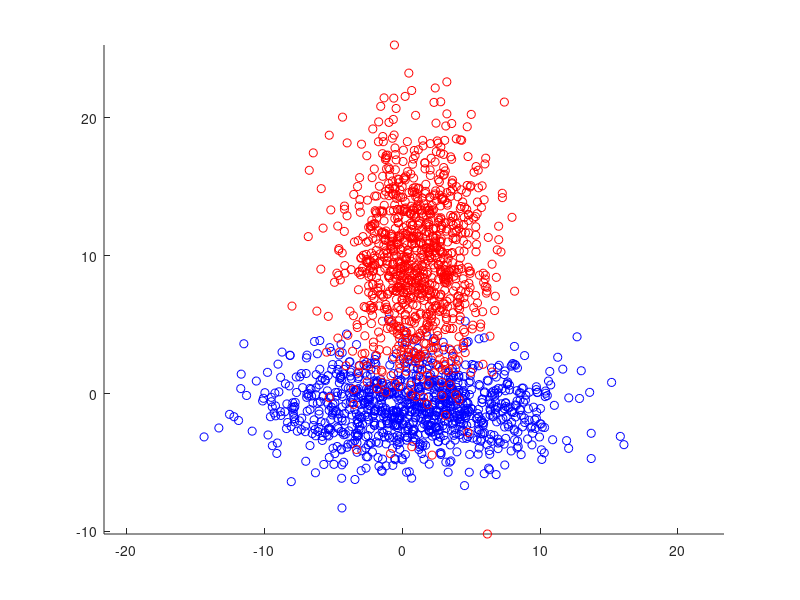

Reproduce this figure in MATLAB. (Note: this script raises an error after producing the figure.)
% Two gaussian
X1 = bsxfun(@times,randn(1000,2),[5 2]);
X1 = bsxfun(@plus,X1,[1 -1]);
X2 = bsxfun(@times,randn(1000,2),[2.5 4.5]);
X2 = bsxfun(@plus,X2,[1 10]);



scatter(X1(:,1),X1(:,2),'b')
hold on
scatter(X2(:,1),X2(:,2),'r')
axis equal

X = [X1;X2] ;
Y = [ones(size(X1,1),1) ; -ones(size(X2,1),1)] ;

[w,b]=train_lg_newton_raphson(X,Y);


flogistic=@(x)(1./(1+exp(-x)));
fieldsize=-20:0.1:20;
[xx,yy] = meshgrid(fieldsize,fieldsize);
val = flogistic([xx(:) yy(:)]*w+b) ; val = reshape(val,length(fieldsize),length(fieldsize)) ;
contour(xx,yy,val,[0.5 0.5] );